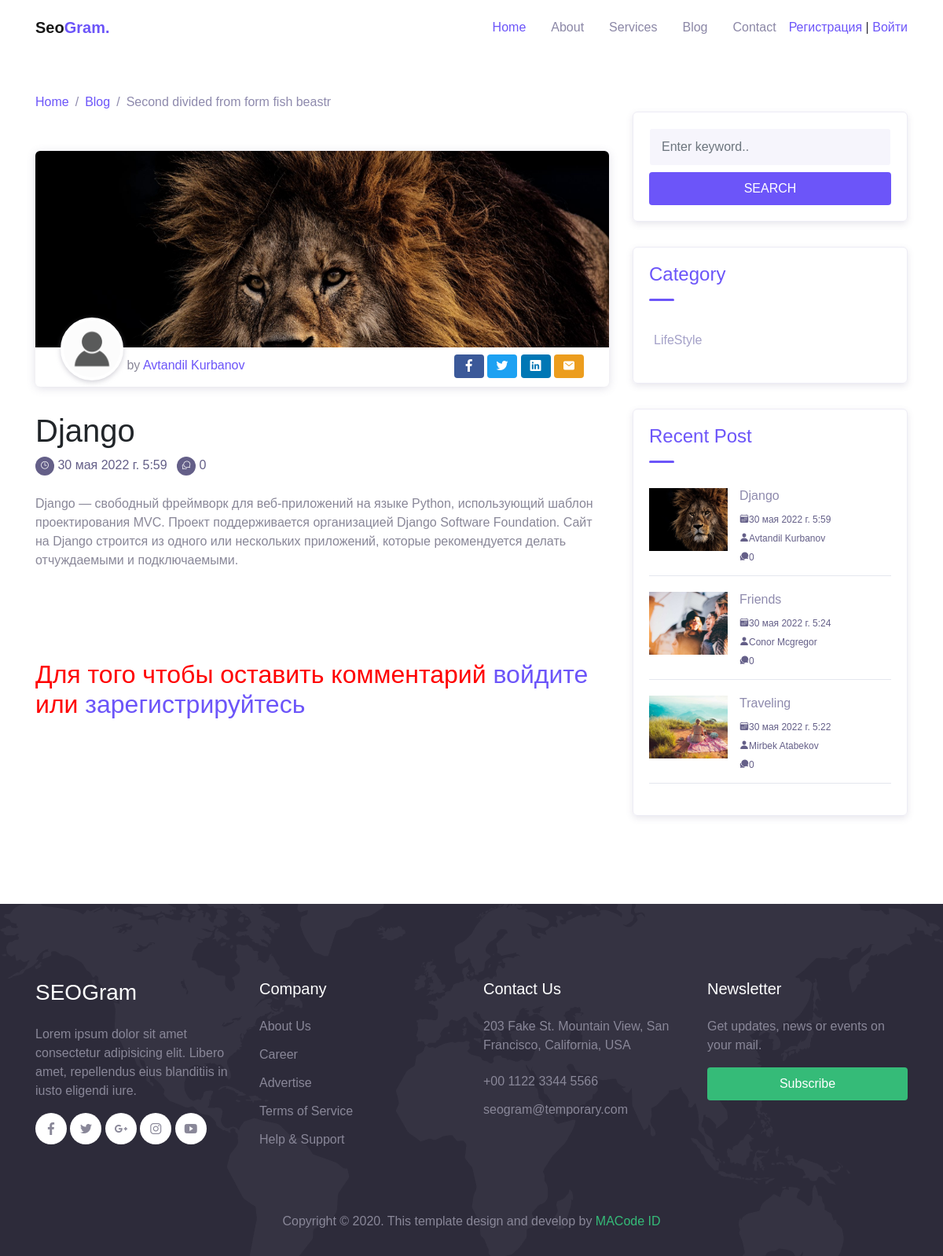
The app's page /blog-details/7/, older data.
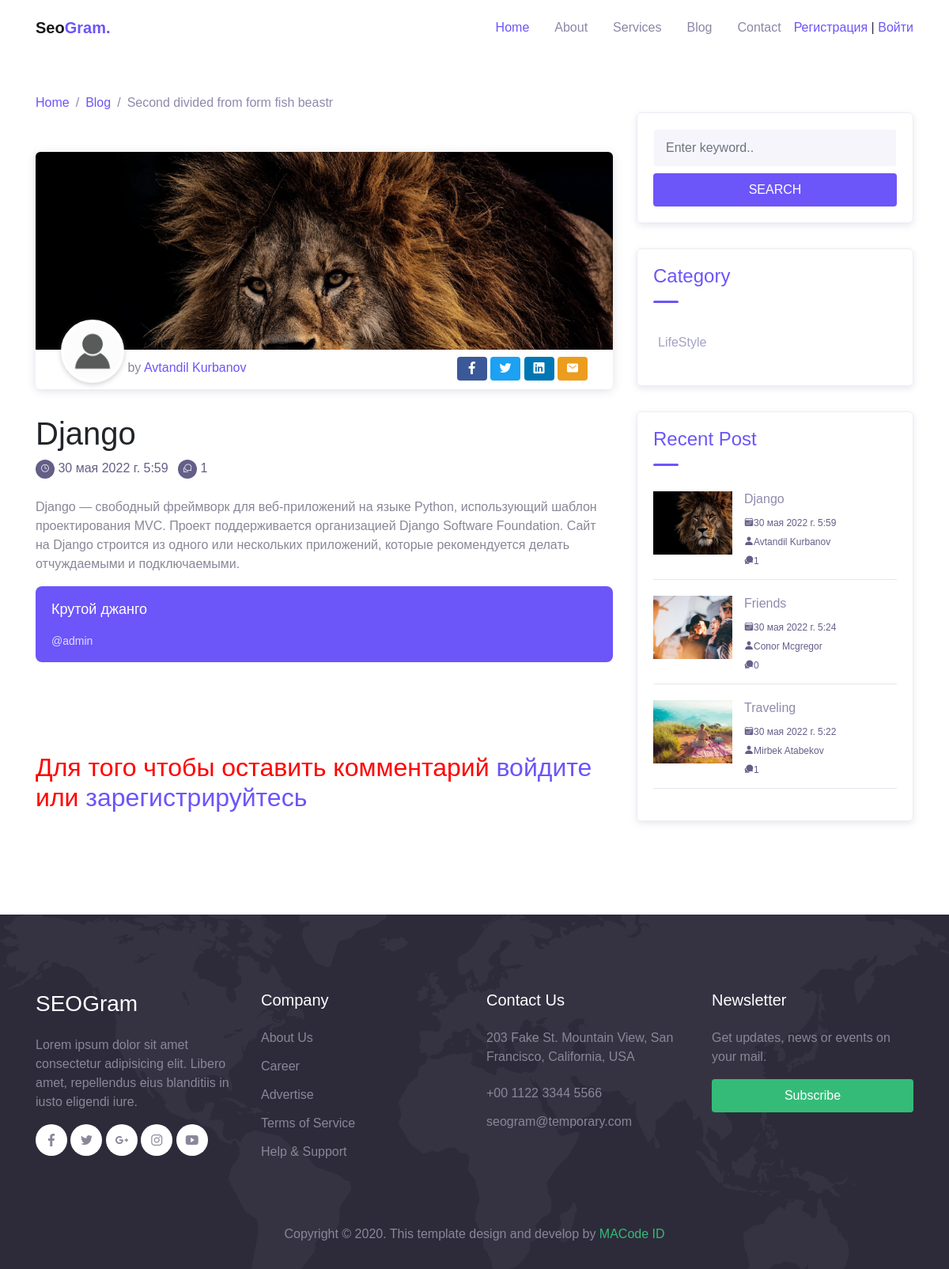
The same page, newer data.
### app/models.py (models this page shows, shortened)
class News(models.Model):
    CHOICES = (
        ('Travel', 'Travel'),
        ('LifeStyle', 'LifeStyle'),
        ('Healthy', 'Healthy'),
        ('Food', 'Food'))
    title = models.CharField(max_length=255)
    content = models.TextField(blank=True)
    image = models.FileField(upload_to='media/%Y/%m/%d', blank=True)
    created = models.DateTimeField(auto_now_add=True)
    view_post = models.IntegerField(blank=True, default='0')
    choice = models.CharField(max_length=255, choices=CHOICES)
    author = models.CharField(max_length=255)
    like = models.IntegerField(default='0')
    tags = models.CharField(max_length=255, blank=True)
    class Meta:
        verbose_name_plural = "Новости"

class PostComment(models.Model):
    class Meta:
        verbose_name_plural = "Комменты и лайки"
    CHOICES = (('like', 'like'),('dislike', 'dislike'))
    user = models.ForeignKey(User, on_delete=models.CASCADE)
    like = models.CharField(max_length=255, blank=True, choices=CHOICES)
    comment = models.TextField(blank=True)
    news = models.ForeignKey(News, on_delete=models.CASCADE)

### app/views.py (the view)
# urls.py: path('blog-details/<int:pk>/', blog_details, name='blog_details'),
def blog_details(request, pk):
    popular_post = News.objects.order_by('-created')[:3]
    if request.method == 'POST':
        form = PostCommentForm(request.POST)
        if form.is_valid():
            form.save(commit=False)
            form.instance.user = request.user
            form.instance.news = News.objects.get(id=pk)
            form.save()
            form = PostCommentForm()
    else:
        form = PostCommentForm()
    post = News.objects.get(pk=pk)
    context = {
        'post': post,
        'form': form,
        'popular_post': popular_post
    }
    return render(request, 'blog-details.html', context=context)

### app/forms.py
class PostCommentForm(ModelForm):
    class Meta:
        model = PostComment
        fields = ['like', 'comment']
        widgets = {
            'like': Select(attrs={
                'class': 'form-control',
                'placeholder': 'Like or dislike'}),
            'comment': Textarea(attrs={
                'class': 'form-control',
                'placeholder': 'Comment'}),
        }

### app/templates/blog-details.html
{% extends 'base.html' %}
{% load static %}
{% block content %}
  <div class="page-section pt-5">
    <div class="container">
      <nav aria-label="Breadcrumb">
        <ul class="breadcrumb p-0 mb-0 bg-transparent">
          <li class="breadcrumb-item"><a href="{% url 'index' %}">Home</a></li>
          <li class="breadcrumb-item"><a href="{% url 'blog' %}">Blog</a></li>
          <li class="breadcrumb-item active">Second divided from form fish beastr</li>
        </ul>
      </nav>
      <div class="row">
        <div class="col-lg-8">
          <div class="blog-single-wrap">
            <div class="header">
              <div class="post-thumb">
                <img src="{{ post.image.url }}" alt="">
              </div>
              <div class="meta-header">
                <div class="post-author">
                  <div class="avatar">
                    <img src="{% static 'img/person/person-icon.png' %}" alt="">
                  </div>
                  by <a href="#">{{ post.author }}</a>
                </div>
                <div class="post-sharer">
                  <a href="#" class="btn social-facebook"><span class="mai-logo-facebook-f"></span></a>
                  <a href="#" class="btn social-twitter"><span class="mai-logo-twitter"></span></a>
                  <a href="#" class="btn social-linkedin"><span class="mai-logo-linkedin"></span></a>
                  <a href="#" class="btn"><span class="mai-mail"></span></a>
                </div>
              </div>
            </div>
            <h1 class="post-title">{{ post.title }}</h1>
            <div class="post-meta">
              <div class="post-date">
                <span class="icon">
                  <span class="mai-time-outline"></span>
                </span> <a href="#">{{ post.created }}</a>
              </div>
              <div class="post-comment-count ml-2">
                <span class="icon">
                  <span class="mai-chatbubbles-outline"></span>
                </span> <a href="#">{{ post.postcomment_set.count }}</a>
              </div>
            </div>
            <div class="post-content">
              <p>{{ post.content }}</p>
              {% for i in post.postcomment_set.all %}
              <blockquote class="quote">{{ i.comment }}
              <span class="author">@{{ i.user }}</span></blockquote>
              {% endfor %}
            </div>
          </div>
          {% if request.user.is_authenticated %}
            <div class="comment-form-wrap pt-5">
              <h2 class="mb-5">Leave a comment</h2>
              <form method="post">
                {% csrf_token %}
                {{ form.username }}
                <br>
                {{ form.like }}
                <br>
                {{ form.comment }}
                <br>
                {{ form.news_set.all }}
                <div class="form-group">
                  <input type="submit" value="Post Comment" class="btn btn-primary">
                </div>
              </form>
            </div>
          {% else %}
            <div class="comment-form-wrap pt-5">
            <h2 style="color: red;" class="mb-5">Для того чтобы оставить комментарий <a href="{% url 'login' %}">войдите</a> или <a href="{% url 'register' %}">зарегистрируйтесь</a></h2>
            </div>
          {% endif %}
        </div>
        <div class="col-lg-4">
          <div class="widget">
            <div class="widget-box">
              <form action="#" class="search-widget">
                <input type="text" class="form-control" placeholder="Enter keyword..">
                <button type="submit" class="btn btn-primary btn-block">Search</button>
              </form>
            </div>
            <div class="widget-box">
              <h4 class="widget-title">Category</h4>
              <div class="divider"></div>
              <ul class="categories">
                <li><a href="#">{{ post.choice }}</a></li>
              </ul>
            </div>
            <div class="widget-box">
              <h4 class="widget-title">Recent Post</h4>
              <div class="divider"></div>
              {% for i in popular_post %}
              <div class="blog-item">
                  <a class="post-thumb" href="{% url 'blog_details' i.pk %}">
                    <img src="{{ i.image.url }}" alt="">
                  </a>
                  <div class="content">
                    <h6 class="post-title"><a href="{% url 'blog_details' i.pk %}">{{ i.title }}</a></h6>
                    <div class="meta">
                      <a href="#"><span class="mai-calendar"></span>{{ i.created }}</a>
                      <br>
                      <a href="#"><span class="mai-person"></span>{{ i.author }}</a>
                      <br>
                      <a href="#"><span class="mai-chatbubbles"></span>{{ i.postcomment_set.count }}</a>
                    </div>
                  </div>
              </div>
              {% endfor %}
            </div>
          </div>
        </div>
      </div>
    </div>
  </div>
{% endblock %}

### app/templates/base.html (shortened to what this page needs)
{% load static %}
<!DOCTYPE html>
<html lang="en">
<head>
  <link rel="stylesheet" href="{% static 'css/maicons.css' %}">
  <link rel="stylesheet" href="{% static 'css/bootstrap.css' %}">
  <link rel="stylesheet" href="{% static 'vendor/animate/animate.css' %}">
  <link rel="stylesheet" href="{% static 'css/theme.css' %}">
</head>
<body>
  <header>
    <nav class="navbar navbar-expand-lg navbar-light bg-white sticky" data-offset="500">
      <div class="container">
        <a href="{% url 'index' %}" class="navbar-brand">Seo<span class="text-primary">Gram.</span></a>
        <div class="navbar-collapse collapse" id="navbarContent">
          <ul class="navbar-nav ml-auto">
            <li class="nav-item active">
              <a class="nav-link" href="{% url 'index' %}">Home</a>
            </li>
            <li class="nav-item">
              <a class="nav-link" href="{% url 'about' %}">About</a>
            </li>
            <li class="nav-item">
              <a class="nav-link" href="{% url 'service' %}">Services</a>
            </li>
            <li class="nav-item">
              <a class="nav-link" href="{% url 'blog' %}">Blog</a>
            </li>
            <li class="nav-item">
              <a class="nav-link" href="{% url 'contact' %}">Contact</a>
            </li>
              {% if request.user.is_authenticated %}
              <li class="nav-item">
                {{user.username}} |
              </li>
                <a class="nav-link" href="{% url 'logout' %}">Выйти</a>
              </li>
              {% else %}
              <li class="nav-item">
                <a href="{% url 'register' %}">Регистрация</a> | <a href="{% url 'login' %}">Войти</a></li>
				      {% endif %}
          </ul>
        </div>
      </div>
    </nav>
  </header>
  {% block content %}
  {% endblock content %}
  <footer class="page-footer bg-image" style="background-image: url({% static 'img/world_pattern.svg' %});">
    <div class="container">
      <div class="row mb-5">
        <div class="col-lg-3 py-3">
          <h3>SEOGram</h3>
          <p>Lorem ipsum dolor sit amet consectetur adipisicing elit. Libero amet, repellendus eius blanditiis in iusto eligendi iure.</p>
          <div class="social-media-button">
            <a href="#"><span class="mai-logo-facebook-f"></span></a>
            <a href="#"><span class="mai-logo-twitter"></span></a>
            <a href="#"><span class="mai-logo-google-plus-g"></span></a>
            <a href="#"><span class="mai-logo-instagram"></span></a>
            <a href="#"><span class="mai-logo-youtube"></span></a>
          </div>
        </div>
        <div class="col-lg-3 py-3">
          <h5>Company</h5>
          <ul class="footer-menu">
            <li><a href="{% url 'about' %}">About Us</a></li>
            <li><a href="#">Career</a></li>
            <li><a href="#">Advertise</a></li>
            <li><a href="#">Terms of Service</a></li>
            <li><a href="#">Help & Support</a></li>
          </ul>
        </div>
        <div class="col-lg-3 py-3">
          <h5>Contact Us</h5>
          <p>203 Fake St. Mountain View, San Francisco, California, USA</p>
          <a href="#" class="footer-link">+00 1122 3344 5566</a>
          <a href="#" class="footer-link">seogram@temporary.com</a>
        </div>
        <div class="col-lg-3 py-3">
          <h5>Newsletter</h5>
          <p>Get updates, news or events on your mail.</p>
          <form method="post">
            <button type="submit" class="btn btn-success btn-block mt-2">Subscribe</button>
          </form>
        </div>
      </div>
      <p class="text-center" id="copyright">Copyright &copy; 2020. This template design and develop by <a href="https://macodeid.com/" target="_blank">MACode ID</a></p>
    </div>
  </footer>
</body>
</html>

Row changes from the older to the newer data that the page shows:
computed for News "Django": postcomment_set.count "0" → "1"
added PostComment: comment "Крутой джанго", user "admin"
computed for News "Traveling": postcomment_set.count "0" → "1"
